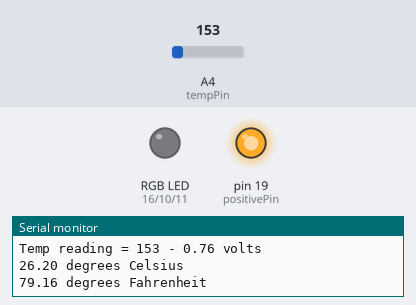
The sketch below on a simulated Arduino Uno, built with avr-gcc and run on an emulated ATmega328P. Parts: an RGB LED mixed from three pins (HIGH = lit), output pins drawn as LEDs (lit = HIGH), the last lines printed to the serial monitor. Inputs (shaded band) come from the test bench; at power-on: A4 (tempPin) = 153.

Above: at 1.8 s.
1.9 s: A4 (tempPin) set to 140
At 2.5 s:
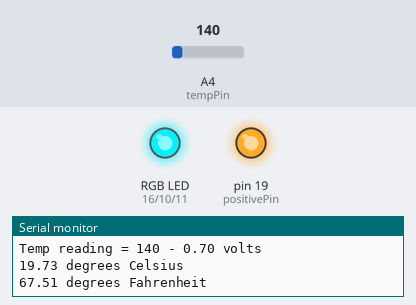
3.5 s: A4 (tempPin) set to 114
At 5.2 s:
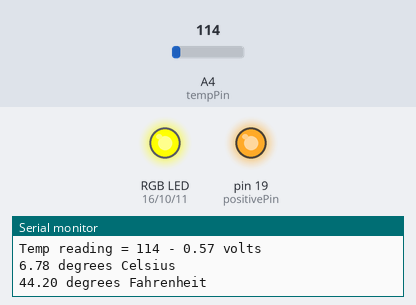
5.5 s: A4 (tempPin) set to 133
At 7.0 s:
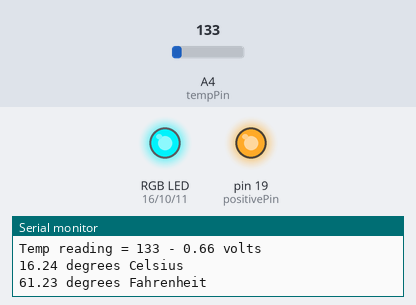
Timing chart, 0 to 8.5 s (numbered marks = the images above; inputs shaded):
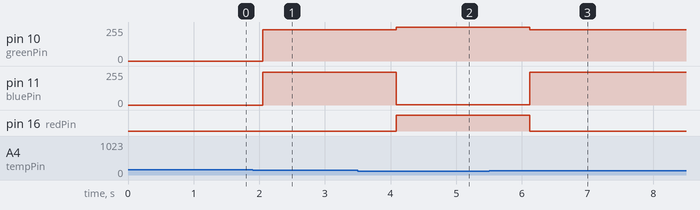

Measured:
- the behaviour switches between 151 and 150 on A4 (tempPin) (found by bisection; images 0 and 1)
- after the input at 1.9 s, pin 10 (greenPin): 0/255 → 235/255 after 0.15 s; pin 11 (bluePin): 0/255 → 244/255 after 0.15 s
- after the input at 3.5 s, pin 10 (greenPin): 235/255 → 255/255 after 0.59 s; pin 11 (bluePin): 244/255 → 1/255 after 0.59 s; pin 16 (redPin): LOW → HIGH after 0.59 s
- after the input at 5.5 s, pin 10 (greenPin): 255/255 → 235/255 after 0.62 s; pin 11 (bluePin): 1/255 → 244/255 after 0.62 s; pin 16 (redPin): HIGH → LOW after 0.62 s

The sketch:

TemperatureSensorWithLight.ino
```cpp
// This is a reference voltage determined with a multimeter
#define aref_voltage 5.10  //(change it according to the reference voltage captured with multimeter between =ve and -ve terminal of arduino)

// Pin connections
// S - 18
// + - 19
// - - -

// Setting up the pins

//pin to get sensor reading
int tempPin = 18;


//pin for positive output to the sensor
int positivePin = 19;
//pin for color output.
int redPin = 16;
int bluePin = 11;
int greenPin = 10;
int redValue = 0;   // Variables to store the values to send to the pins
int grnValue = 0;
int bluValue = 0;


// Voltage of sensor

int voltage;
// Raw temperature read from pin S / 18
int tempReading;
// Temperature in degrees Celcius
float temperatureC;
// Temperature in degrees Fahrenheit
float temperatureF;

void setup(void) {
  // To send debugging information via the serial monitor
  Serial.begin(9600);
  // Initialization of the pins
  pinMode(tempPin,INPUT);
  pinMode(positivePin, OUTPUT);
  // The value that is read is positive - LOW = minus , HIGH = positive
  digitalWrite(positivePin, HIGH);
  pinMode(redPin, OUTPUT);   // sets the pins as output
  pinMode(greenPin, OUTPUT);
  pinMode(bluePin, OUTPUT);
}

void loop(void) {
  // Get the temperature reading from the temperature sensor
  tempReading = analogRead(tempPin);

  // Debugging raw analog information available in the Serial monitor
  Serial.print("Temp reading = ");
  Serial.print(tempReading);
  //Serial.println(“”);

  // Converting that reading to voltage, which is based on the reference voltage
  float voltage = tempReading * aref_voltage;
  voltage /= 1024.0;

  Serial.print(" - ");
  Serial.print(voltage);
  Serial.println(" volts");

  // Converting from 10 mv per degree with 500 mV offset to degrees Celsius ((voltage - 500mV) times 100)
  temperatureC = (voltage - 0.5) * 100 ;
  Serial.print(temperatureC);
  Serial.println(" degrees Celsius");

  // To degrees Fahrenheit
  temperatureF = (temperatureC * 9.0 / 5.0) + 32.0;
  Serial.print(temperatureF);
  Serial.println(" degrees Fahrenheit");
  if(temperatureC <15){

    redValue = 255;  // off
    grnValue = 255;        // off
    bluValue = 1;             // full on

  }else  if(temperatureC <25 && temperatureC <40){

    redValue = 66;  // off
    grnValue = 235;        // Green from full to off
    bluValue = 244;             // Blue from off to full

  }else  if(temperatureC >40){

    redValue = 1;  // on
    grnValue = 255;        // Green from full to off
    bluValue = 255;             // Blue from off to full

  }
  analogWrite(redPin, redValue);   // Write values to LED pins
  analogWrite(greenPin, grnValue);
  analogWrite(bluePin, bluValue);
  delay(1000);
}
```
